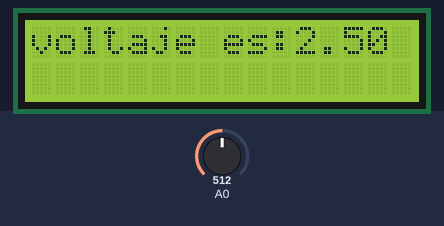
Simulated run of this sketch. Board: Arduino Mega 2560, built with avr-gcc and run on an emulated ATmega2560. On the bench: 16×2 character LCD. Inputs (shaded band) come from the test bench; at power-on: A0 = 512.

Above: at 1.2 s.
1.3 s: A0 set to 716
At 2.4 s:
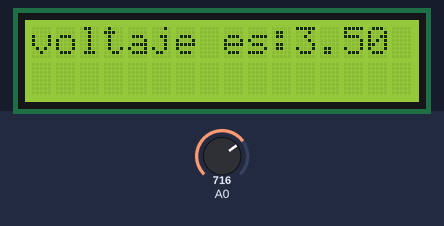
2.8 s: A0 set to 900
At 3.5 s:
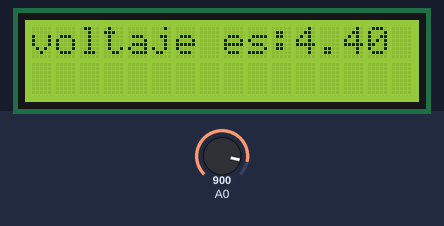
4.3 s: A0 set to 1023
At 4.7 s:
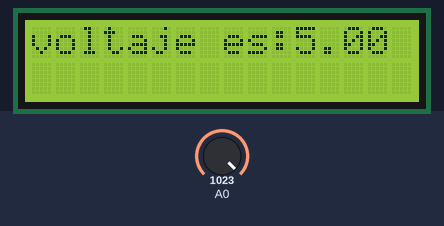
Timing chart, 0 to 7.3 s (numbered marks = the images above; inputs shaded):
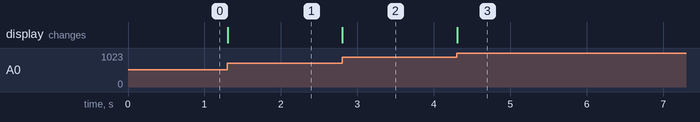

Measured:
- after the input at 1.3 s, the display: changes at once (image 1)
- after the input at 2.8 s, the display: changes at once (image 2)
- after the input at 4.3 s, the display: changes at once (image 3)

The sketch:

7_Volt_metro_con_potenci_metro.ino
```cpp
#include <LiquidCrystal.h>
                 //RS  E   D4  D5  D6  D7
LiquidCrystal lcd(53, 52, 51, 50, 49, 48);
void setup() {
  lcd.begin(16, 2);
  lcd.clear();
}
void loop() {
  float pot = analogRead(A0);
  float voltaje = (pot * 5)/1023;
  lcd.setCursor(0, 0);
  lcd.print("voltaje es:");
  lcd.print(voltaje);
}
```
